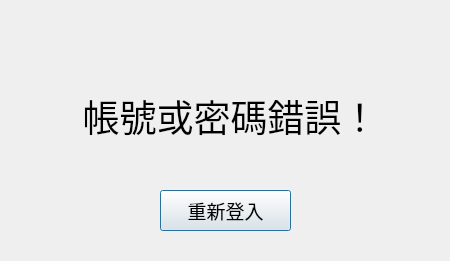
<?xml version="1.0" encoding="UTF-8"?>
<ui version="4.0">
 <class>Dialog</class>
 <widget class="QDialog" name="Dialog">
  <property name="geometry">
   <rect>
    <x>0</x>
    <y>0</y>
    <width>450</width>
    <height>261</height>
   </rect>
  </property>
  <property name="windowTitle">
   <string>Dialog</string>
  </property>
  <property name="layoutDirection">
   <enum>Qt::LeftToRight</enum>
  </property>
  <widget class="QLabel" name="label_2">
   <property name="geometry">
    <rect>
     <x>30</x>
     <y>80</y>
     <width>401</width>
     <height>71</height>
    </rect>
   </property>
   <property name="font">
    <font>
     <pointsize>28</pointsize>
    </font>
   </property>
   <property name="text">
    <string>帳號或密碼錯誤！</string>
   </property>
   <property name="alignment">
    <set>Qt::AlignCenter</set>
   </property>
  </widget>
  <widget class="QPushButton" name="back_login_button">
   <property name="geometry">
    <rect>
     <x>160</x>
     <y>190</y>
     <width>131</width>
     <height>41</height>
    </rect>
   </property>
   <property name="font">
    <font>
     <pointsize>14</pointsize>
    </font>
   </property>
   <property name="styleSheet">
    <string notr="true"/>
   </property>
   <property name="text">
    <string>重新登入</string>
   </property>
  </widget>
 </widget>
 <resources/>
 <connections/>
</ui>
